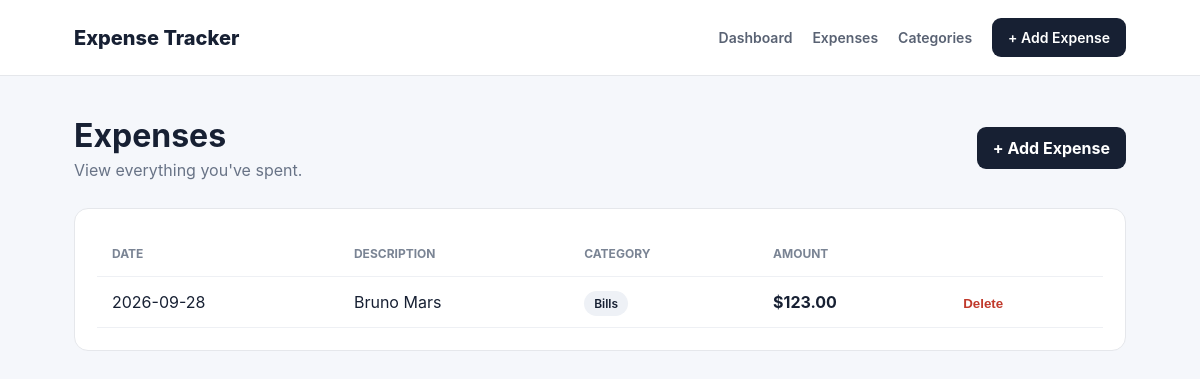
/expenses, run on the app's committed database.
### tables this page shows
CREATE TABLE expenses (
            id INTEGER PRIMARY KEY AUTOINCREMENT,
            amount REAL NOT NULL,
            category_id INTEGER NOT NULL,
            description TEXT,
            expense_date TEXT NOT NULL,
            FOREIGN KEY (category_id) REFERENCES categories(id)
        );

CREATE TABLE categories (
            id INTEGER PRIMARY KEY AUTOINCREMENT,
            name TEXT NOT NULL UNIQUE
        );

### app.py (the view)
@app.route("/expenses")
def expenses():
    conn = get_db()
    rows = conn.execute("""
        SELECT
            expenses.*,
            categories.name AS category
        FROM expenses
        JOIN categories ON expenses.category_id = categories.id
        ORDER BY expense_date DESC, expenses.id DESC
    """).fetchall()
    conn.close()
    return render_template("expenses.html", expenses=rows)

### app.py (called while the page is built)
def get_db():
    conn = sqlite3.connect(DATABASE)
    conn.row_factory = sqlite3.Row
    return conn

### templates/expenses.html (shortened to what this page needs)
{% extends "base.html" %}
{% block content %}
<div class="page-header">
    <div>
        <h1>Expenses</h1>
        <p>View everything you've spent.</p>
    </div>
    <a href="{{ url_for('add_expense') }}" class="button">
        + Add Expense
    </a>
</div>
<div class="card">
    {% if expenses %}
    <div class="table-wrapper">
        <table>
            <thead>
                <tr>
                    <th>Date</th>
                    <th>Description</th>
                    <th>Category</th>
                    <th>Amount</th>
                    <th></th>
                </tr>
            </thead>
            <tbody>
            {% for expense in expenses %}
                <tr>
                    <td>{{ expense.expense_date }}</td>
                    <td>
                        {{ expense.description or "—" }}
                    </td>
                    <td>
                        <span class="badge">
                            {{ expense.category }}
                        </span>
                    </td>
                    <td class="amount">
                        ${{ "%.2f"|format(expense.amount) }}
                    </td>
                    <td>
                        <form
                            method="POST"
                            action="{{ url_for('delete_expense', expense_id=expense.id) }}"
                        >
                            <button
                                type="submit"
                                class="delete-button"
                            >
                                Delete
                            </button>
                        </form>
                    </td>
                </tr>
            {% endfor %}
            </tbody>
        </table>
    </div>
    {% endif %}
</div>
{% endblock %}

### static/style.css (style rules this page uses)
* { box-sizing: border-box; }
body { margin: 0; font-family: Inter, system-ui, -apple-system, BlinkMacSystemFont, "Segoe UI", sans-serif; background: #f5f7fb; color: #172033; }
.nav-button, .button { background: #172033 !important; color: white !important; border: none; border-radius: 9px; padding: 11px 16px; text-decoration: none; font-weight: 700; cursor: pointer; display: inline-block; }
.page-header { display: flex; justify-content: space-between; align-items: center; margin-bottom: 28px; }
.page-header h1 { margin: 0 0 5px; font-size: 32px; }
.page-header p { margin: 0; color: #687386; }
.stat-card, .card { background: white; border: 1px solid #e5e7eb; border-radius: 14px; padding: 22px; }
.table-wrapper { overflow-x: auto; }
table { width: 100%; border-collapse: collapse; }
th, td { text-align: left; padding: 15px; border-bottom: 1px solid #eef0f4; }
th { font-size: 12px; text-transform: uppercase; color: #7a8494; }
.amount { font-weight: 700; }
.badge { background: #eef1f6; border-radius: 999px; padding: 5px 10px; font-size: 12px; font-weight: 600; }
.delete-button { border: none; background: transparent; color: #c0392b; cursor: pointer; font-weight: 600; }

### data on the page
expenses: expense_date "2026-09-28", description "Bruno Mars", category "Bills", amount "123.00"
